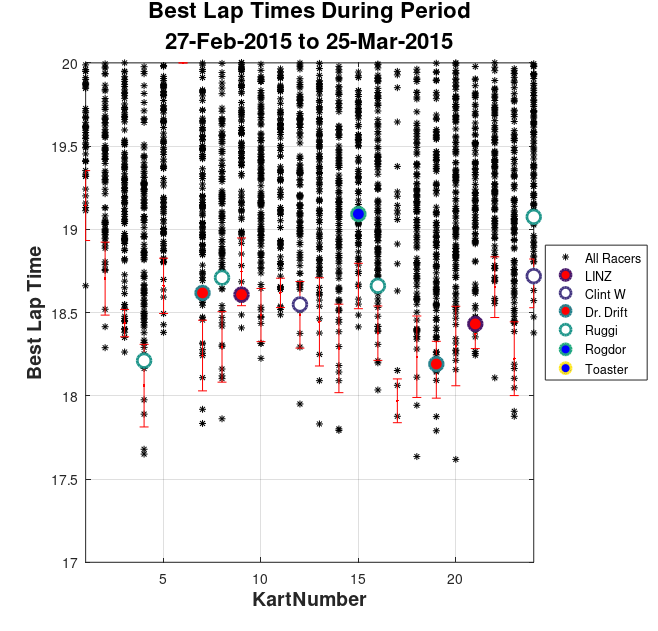
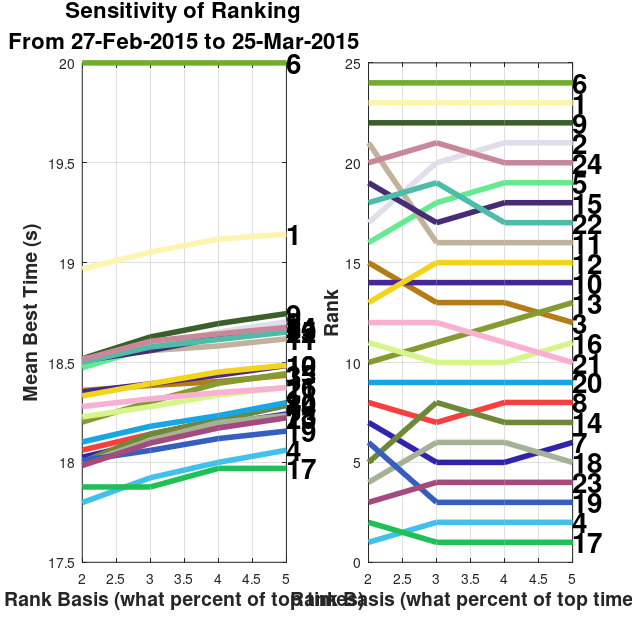
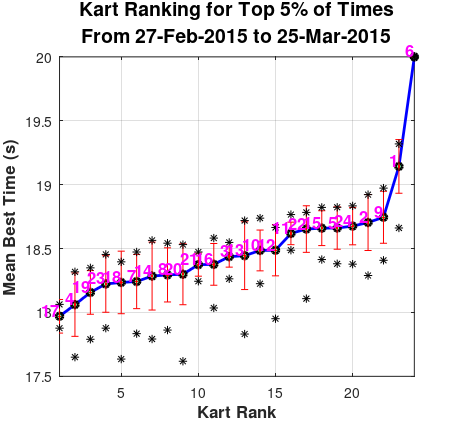
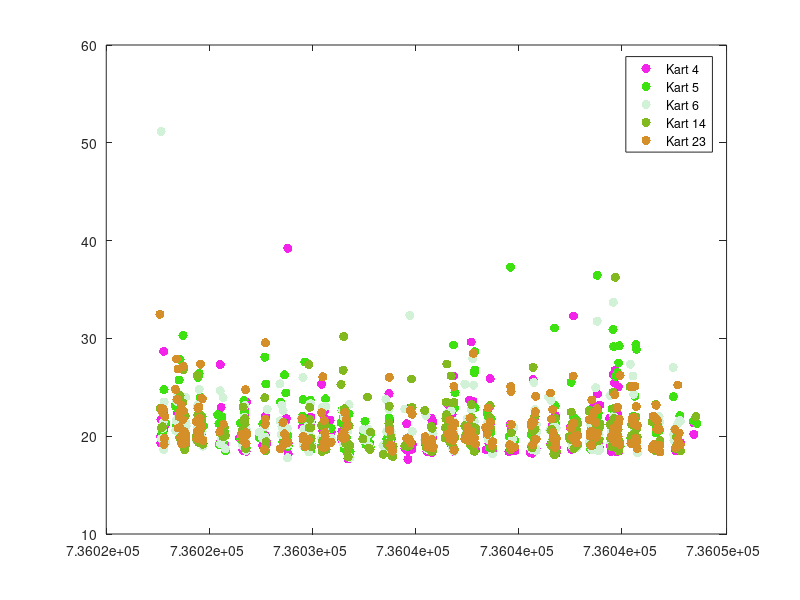

MATLAB code to generate these figures, in order:
clear all
close all
clc
%% Input and Config
print_plots=1; % Whether or not to make pngs

% Load the mat file created by kart_data_master.m
load 2015_Race_Data_Initial

% start_date='02-27-2015';
% end_date='03-30-2015';
start_date=datestr(min(kart_data(:,4)));
end_date=datestr(max(kart_data(:,4)));

% AV_Racers = { racerID, racerName, plot_flag }
AV_Racers={...
    1003786,    'Tyler Durden', 0;
    1024723,    'JeffRod',      0;
    1073028,    'TBall',        0;
    1113917,    'XPLRITT',      0;
    1150608,    'Kamil',        0;
    6390,       'Aeronaut',     0;
    1098385,    'LINZ',         1;
    1186403,    'Clint W',      1;
    73742,      'Master P',     0;
    25956,      'K Dub 217',    0;
    1073030,    'BMO',          1;
    1075125,    'Darkwing48',   1;
    6376,       'Dr. Drift',    1;
    26605,      'Podolski',     0;
    1152050,    'Loay',         0;
    1061761,    'Ruggi',        1;
    1153138,    'Rogdor',       1;
    1186656,    'rocketman',    1;
    1186655,    'April Fuelz',  1;
    1186654,    'Jomama',       1;
    1186404,    'Toaster',      1;
    1448,       'Snow Racer',   0};

rank_basis=[.02:.01:.05];

racer_score_cutoff = 3500; 
%Any racers with scores higher than this value are assumed to be employees
%They are labeled as "pros" and may be removed from the comparison

RacerGroupFlag = 2;
% 1 - compare all racers
% 2 - compare only amateurs
% 3 - compare only pros

%% Other Code
all_racer_data      = kart_data;
amateur_racer_data  = kart_data(kart_data(:,6)<racer_score_cutoff,:);
pro_racer_data      = kart_data(kart_data(:,6)>=racer_score_cutoff,:);

num_pros=length(unique(pro_racer_data(:,5)))

switch RacerGroupFlag
    case 1
        Full_Kart_DB = all_racer_data;
    case 2
        Full_Kart_DB = amateur_racer_data;
    case 3
        Full_Kart_DB = pro_racer_data;
    otherwise
        warning('Don''t recognize that flag value, using all racers')
        Full_Kart_DB = all_racer_data;
end

%format: [kart heatID best_time datenum racer_ID]
cmap=colormap;
fillmap=colormap('flag');

%Scatterplot of karts entire history (i vector is the karts you want)
for i=[4,5,6,14,23,24]
    plot(Full_Kart_DB(Full_Kart_DB(:,1)==i,4),Full_Kart_DB(Full_Kart_DB(:,1)==i,3),'.','color',[rand(),rand(),rand()],'MarkerSize',20)
    hold on
end
legend('Kart 4','Kart 5','Kart 6','Kart 14','Kart 23','Kart 24')

%clean up date inputs
start_date=datestr(start_date,1);
end_date=datestr(end_date,1);
%Uncomment plot_racerID to highlight specific racer performance. Can be
%single value or vector.
%plot_racerID = 1073030;
%plot_racerID=[1073030 6376 1073028 26601 1003786 1098385 1071716 1084572 1075127 1113917 26605 25956 1117507];
%plot_racerID=[1073030 6376 1073028 1003786 1075127 1113917 1117507];

%Clean Up AV Racer List
AV_Racers = AV_Racers([AV_Racers{:,3}]==1,:);
plot_racerID=[AV_Racers{find([AV_Racers{:,3}]),1}];

Competitors_2013=[906;1448;6376;6544;32201;43121;79990;1003786;1038388;1054900;1071760;1073837;1075127;1098887;1099305;1113723;1113917;1114809;1116183;1116291;1116951;1116952;1117089;1117570;1117636;1118273;1118274;1118728;1118729;1118779;1118793;1118794;1118795;1118796;1118798;1118801;1118803;1118804;1118808;1118809;1118810;1118811;1118812;1118813;1118825;1118831;1119028;1119029;1119030;1119031;1119032;1119033;1119034;1119035;1119036];

%plot_racerID=[plot_racerID,Competitors_2013'];

%Count #runs for each kart in the time span
for i=1:24
    kart_runs(i,1)=size(Full_Kart_DB((Full_Kart_DB(:,1)==i)&(Full_Kart_DB(:,4)>=datenum(start_date))&(Full_Kart_DB(:,4)<=datenum(end_date)+1),:),1);
end


%Plot Kart Performance
figure(2)
plot(Full_Kart_DB((Full_Kart_DB(:,4)>=datenum(start_date))&(Full_Kart_DB(:,4)<=datenum(end_date)+1),1),Full_Kart_DB((Full_Kart_DB(:,4)>=datenum(start_date))&(Full_Kart_DB(:,4)<=datenum(end_date)+1),3),'k*','MarkerSize',5)
if exist('plot_racerID')
    for racer_i = 1:length(plot_racerID)
        hold on
        if size(Full_Kart_DB((Full_Kart_DB(:,4)>=datenum(start_date))&(Full_Kart_DB(:,4)<=datenum(end_date)+1)&(Full_Kart_DB(:,5)==plot_racerID(racer_i)),3))>0
        plot(Full_Kart_DB((Full_Kart_DB(:,4)>=datenum(start_date))&(Full_Kart_DB(:,4)<=datenum(end_date)+1)&(Full_Kart_DB(:,5)==plot_racerID(racer_i)),1),...
             Full_Kart_DB((Full_Kart_DB(:,4)>=datenum(start_date))&(Full_Kart_DB(:,4)<=datenum(end_date)+1)&(Full_Kart_DB(:,5)==plot_racerID(racer_i)),3),...
             'o','LineWidth',2,'MarkerEdgeColor',cmap(floor(length(cmap)*racer_i/length(plot_racerID)),:),'MarkerFaceColor',fillmap(racer_i,:),'MarkerSize',10)
        else
            AV_Racers{racer_i,3}=0;
        end
    end
end
xlim([1,24])
ylim([17,20])
grid on
xlabel('KartNumber','FontSize',14,'FontWeight','b')
ylabel('Best Lap Time','FontSize',14,'FontWeight','b')
title({'Best Lap Times During Period';strcat([start_date,' to ',end_date])},'FontSize',16,'FontWeight','b')
legend('All Racers',AV_Racers{vertcat(AV_Racers{:,3}) > 0,2},'Location','EastOutside')



%Plot Kart Performance, color by date
figure(3)
scatter(Full_Kart_DB((Full_Kart_DB(:,4)>=datenum(start_date))&(Full_Kart_DB(:,4)<=datenum(end_date)+1),1),Full_Kart_DB((Full_Kart_DB(:,4)>=datenum(start_date))&(Full_Kart_DB(:,4)<=datenum(end_date)+1),3),55,Full_Kart_DB((Full_Kart_DB(:,4)>=datenum(start_date))&(Full_Kart_DB(:,4)<=datenum(end_date)+1),4),'filled')
% if exist('plot_racerID')
%     for racer_i = 1:length(plot_racerID)
%         hold on
%         plot(Full_Kart_DB((Full_Kart_DB(:,4)>=datenum(start_date))&(Full_Kart_DB(:,4)<=datenum(end_date)+1)&(Full_Kart_DB(:,5)==plot_racerID(racer_i)),1),Full_Kart_DB((Full_Kart_DB(:,4)>=datenum(start_date))&(Full_Kart_DB(:,4)<=datenum(end_date)+1)&(Full_Kart_DB(:,5)==plot_racerID(racer_i)),3),'o','LineWidth',2,'MarkerEdgeColor',cmap(floor(length(cmap)*racer_i/length(plot_racerID)),:),'MarkerFaceColor',fillmap(racer_i,:),'MarkerSize',10)
%     end
% end
xlim([1,24])
ylim([16,21])
grid on
xlabel('KartNumber','FontSize',14,'FontWeight','b')
ylabel('Best Lap Time','FontSize',14,'FontWeight','b')
title({'Best Lap Times During Period';strcat([start_date,' to ',end_date])},'FontSize',16,'FontWeight','b')
colorbar
cbar_vals=get(colorbar,'YTick');

cbar_label_struct={};
for i=1:length(cbar_vals)
    
    cbar_label_struct{1,i}=datestr(cbar_vals(i));
    
end
hcb = colorbar('YTickLabel',...
    cbar_label_struct);
set(hcb,'YTickMode','manual')

%Rate the karts
rankchanges=[];
plotrankdata=[];
plot_times=[];
for pct=rank_basis
    for i=1:24
        top_pct=pct;
        times=Full_Kart_DB((Full_Kart_DB(:,4)>=datenum(start_date))&(Full_Kart_DB(:,4)<=datenum(end_date)+1)&(Full_Kart_DB(:,1)==i),3);
        times=times(times>=16);
        if length(times)==0
            times=20; %There were no times logged on this kart so set one slow race
        end
        times=sort(times);
        rank_time(i)=mean(times(1:max(1,round(length(times)*top_pct))));
    end
    ranks=sortrows([[1:24]',rank_time'],2);
    for i=1:24
        rankposition(i)=find(ranks(:,1)==i);
    end
    times_sorted_by_kart=sortrows(ranks,1);
    plot_times=[plot_times, times_sorted_by_kart(:,2)];
    plotrankdata=[plotrankdata, rankposition'];
    rankchanges=[rankchanges,ranks(:,1)];
end
rankchanges;

figure(5)
subplot(1,2,2)
for i=1:24
    ranking_color(i,:)=[rand(), rand(), rand()];
    plot(100*rank_basis,plotrankdata(i,:),'color',ranking_color(i,:),'LineWidth',4)
    hold on
    text(100*max(rank_basis),plotrankdata(i,end),num2str(i),'fontweight','b','fontsize',20)
end
grid on
xlabel('Rank Basis (what percent of top times)','FontSize',14,'FontWeight','b')
ylabel('Rank','FontSize',14,'FontWeight','b')
%title({'Sensitivity of Ranking';strcat(['From ',start_date,' to ',end_date])},'FontSize',16,'FontWeight','b')


%plot time on the vertical axis and basis on the horizontal
figure(5)
subplot(1,2,1)
for i=1:24
    plot(100*rank_basis,plot_times(i,:),'color',ranking_color(i,:),'LineWidth',4)
    hold on
    text(100*max(rank_basis),plot_times(i,end),num2str(i),'fontweight','b','fontsize',20)
end
grid on
xlabel('Rank Basis (what percent of top times)','FontSize',14,'FontWeight','b')
ylabel('Mean Best Time (s)','FontSize',14,'FontWeight','b')
figure(5)
title({'Sensitivity of Ranking';strcat(['From ',start_date,' to ',end_date])},'FontSize',16,'FontWeight','b')
h=figure(5);
set(h,'Position',[465 474 633 632])
set(h,'PaperPositionMode','auto')

%Plot time on the vertical axis and kart rank on the horizontal
plot_index=0;
for pct=rank_basis(end)
    plot_index = plot_index+1;
    for i=1:24
        top_pct=pct;
        times=Full_Kart_DB((Full_Kart_DB(:,4)>=datenum(start_date))&(Full_Kart_DB(:,4)<=datenum(end_date)+1)&(Full_Kart_DB(:,1)==i),3);
        times=times(times>=16);
        if length(times)==0
            times=20; %There were no times logged on this kart so set one slow race
        end
        times=sort(times);
        rank_time(i)=mean(times(1:max(1,round(length(times)*top_pct))));
        std_time(i)=std(times(1:max(1,round(length(times)*top_pct))));
        max_time(i)=max(times(1:max(1,round(length(times)*top_pct))));
        min_time(i)=min(times(1:max(1,round(length(times)*top_pct))));
    end
    ranks=sortrows([[1:24]',rank_time',std_time',max_time',min_time'],2);
    figure(7)
    %subplot(1,4,plot_index)
    plot(ranks(:,2),'-bo','LineWidth',2,...
                'MarkerEdgeColor','k',...
                'MarkerFaceColor',[.49 1 .63],...
                'MarkerSize',5)
    hold on
    errorbar(ranks(:,2),ranks(:,3),'.r')
    hold on
    plot(ranks(:,4),'k*')
    hold on
    plot(ranks(:,5),'k*')
    for i=1:24
        text(i,ranks(i,2),num2str(ranks(i,1)),'color','m','fontweight','b','fontsize',12,'horizontalAlignment','right','verticalAlignment','baseline')
    end
    
    
end
xlim([1,24])
grid on
xlabel('Kart Rank','FontSize',12,'FontWeight','b')
ylabel('Mean Best Time (s)','FontSize',12,'FontWeight','b')
title({strcat(['Kart Ranking for Top ',num2str(100*rank_basis(end)),'% of Times']);strcat(['From ',start_date,' to ',end_date])},'FontSize',14,'FontWeight','b')
h=figure(7);
set(h,'Position',[6 683 458 423])
set(h,'PaperPositionMode','auto')

figure(2)
errorbar(rank_time,std_time,'.r')
h=figure(2);
set(h,'Position',[1100 474 659 632])
set(h,'PaperPositionMode','auto')

if print_plots==1
    figure(2)
    datestamp=datestr(date,29);
    eval(strcat(['print -dpng -r300 ''',datestamp,'_RacerPerformance.png''']))
    figure(5)
    eval(strcat(['print -dpng -r300 ''',datestamp,'_KartRankingSensitivity.png''']))
    figure(7)
    eval(strcat(['print -dpng -r300 ''',datestamp,'_KartTiers.png''']))
end


%TEST RACER RPM
figure(8)
scatter(Full_Kart_DB((Full_Kart_DB(:,4)>=datenum(start_date))&(Full_Kart_DB(:,4)<=datenum(end_date)+1),1),...
        Full_Kart_DB((Full_Kart_DB(:,4)>=datenum(start_date))&(Full_Kart_DB(:,4)<=datenum(end_date)+1),3),...
        55,...
        Full_Kart_DB((Full_Kart_DB(:,4)>=datenum(start_date))&(Full_Kart_DB(:,4)<=datenum(end_date)+1),6),...
        'filled')
    
xlim([1,24])
ylim([16,24])
grid on
xlabel('KartNumber','FontSize',14,'FontWeight','b')
ylabel('Best Lap Time','FontSize',14,'FontWeight','b')
title({'Best Lap Times During Period';strcat([start_date,' to ',end_date])},'FontSize',16,'FontWeight','b')
colorbar
% cbar_vals=get(colorbar,'YTick');
% 
% cbar_label_struct={};
% for i=1:length(cbar_vals)
%     
%     cbar_label_struct{1,i}=datestr(cbar_vals(i));
%     
% end
% hcb = colorbar('YTickLabel',...
%     cbar_label_struct);
% set(hcb,'YTickMode','manual')


%Plot last year's competitors
%Plot Kart Performance
figure(9)
h_all=plot(Full_Kart_DB((Full_Kart_DB(:,4)>=datenum(start_date))&(Full_Kart_DB(:,4)<=datenum(end_date)+1),1),...
     Full_Kart_DB((Full_Kart_DB(:,4)>=datenum(start_date))&(Full_Kart_DB(:,4)<=datenum(end_date)+1),3),...
     'k*','MarkerSize',5);
if exist('Competitors_2013')
    for racer_i = 1:length(Competitors_2013)
        hold on
        if size(Full_Kart_DB((Full_Kart_DB(:,4)>=datenum(start_date))&(Full_Kart_DB(:,4)<=datenum(end_date)+1)&(Full_Kart_DB(:,5)==Competitors_2013(racer_i)),3))>0
        h_Competitors=plot(Full_Kart_DB((Full_Kart_DB(:,4)>=datenum(start_date))&(Full_Kart_DB(:,4)<=datenum(end_date)+1)&(Full_Kart_DB(:,5)==Competitors_2013(racer_i)),1),...
             Full_Kart_DB((Full_Kart_DB(:,4)>=datenum(start_date))&(Full_Kart_DB(:,4)<=datenum(end_date)+1)&(Full_Kart_DB(:,5)==Competitors_2013(racer_i)),3),...
             'o','LineWidth',2,'MarkerEdgeColor','b','MarkerFaceColor','w','MarkerSize',10);
        end
    end
end
if exist('plot_racerID')
    for racer_i = 1:length(plot_racerID)
        hold on
        if size(Full_Kart_DB((Full_Kart_DB(:,4)>=datenum(start_date))&(Full_Kart_DB(:,4)<=datenum(end_date)+1)&(Full_Kart_DB(:,5)==plot_racerID(racer_i)),3))>0
        h_AV=plot(Full_Kart_DB((Full_Kart_DB(:,4)>=datenum(start_date))&(Full_Kart_DB(:,4)<=datenum(end_date)+1)&(Full_Kart_DB(:,5)==plot_racerID(racer_i)),1),...
             Full_Kart_DB((Full_Kart_DB(:,4)>=datenum(start_date))&(Full_Kart_DB(:,4)<=datenum(end_date)+1)&(Full_Kart_DB(:,5)==plot_racerID(racer_i)),3),...
             'o','LineWidth',2,'MarkerEdgeColor','r','MarkerFaceColor','r','MarkerSize',8);
        end
    end
end
xlim([1,24])
ylim([17,20])
grid on
xlabel('KartNumber','FontSize',14,'FontWeight','b')
ylabel('Best Lap Time','FontSize',14,'FontWeight','b')
title({'Best Lap Times During Period';strcat([start_date,' to ',end_date])},'FontSize',16,'FontWeight','b')
%legend('All Racers','2013 Competitors','Location','EastOutside')

legendhandles=[h_all(1)];
if exist('h_Competitors')
    legendhandles=[legendhandles,h_Competitors(1)];
end

if exist('h_AV')
    legendhandles=[legendhandles,h_AV(1)];
end

legend(legendhandles,'All Racers','2013 Competitors','AV Racers','fontweight','b','fontsize',12,'Location','EastOutside')


